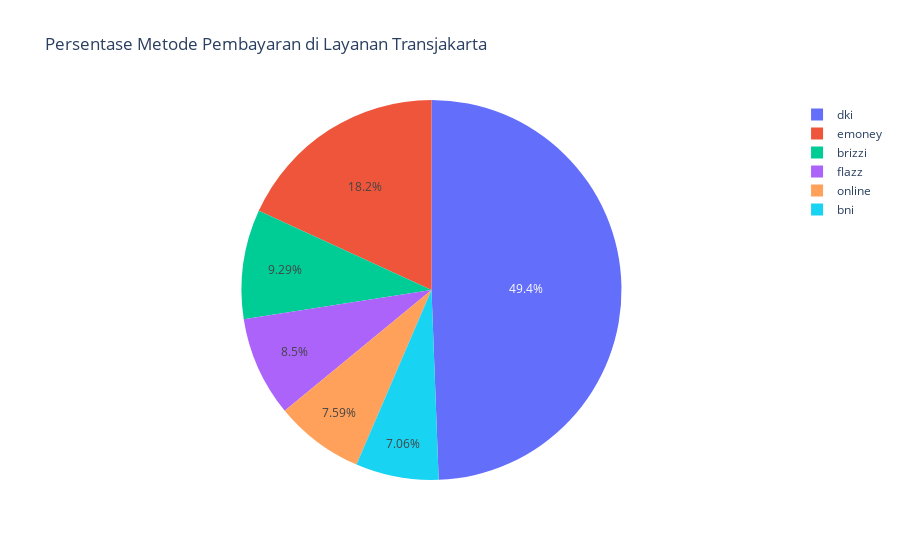

The notebook cell this image was saved under:
### Markdown cell above
Berdasarkan `paycardID`
* Berapa persentase metode pembayaran di layanan Transjakarta?

### Code cell
# Hitung frekuensi penggunaan kartu
paycard_counts = df['payCardBank'].value_counts().reset_index()
paycard_counts.columns = ['payCardBank', 'Count']

# Buat pie chart interaktif dengan Plotly
fig = px.pie(paycard_counts, values='Count', names='payCardBank', title='Persentase Metode Pembayaran di Layanan Transjakarta')
fig.show()

### Figure 1 — Plotly figure (JSON) as saved in the notebook; plotly's stock layout.template omitted (floating-point values rounded to 4 significant figures)
{"data": [{"domain": {"x": [0, 1], "y": [0, 1]}, "hovertemplate": "payCardBank=%{label}<br>Count=%{value}<extra></extra>", "labels": ["dki", "emoney", "brizzi", "flazz", "online", "bni"], "legendgroup": "", "name": "", "showlegend": true, "type": "pie", "values": [18058, 6639, 3397, 3106, 2775, 2581]}], "layout": {"legend": {"tracegroupgap": 0}, "title": {"text": "Persentase Metode Pembayaran di Layanan Transjakarta"}}}
